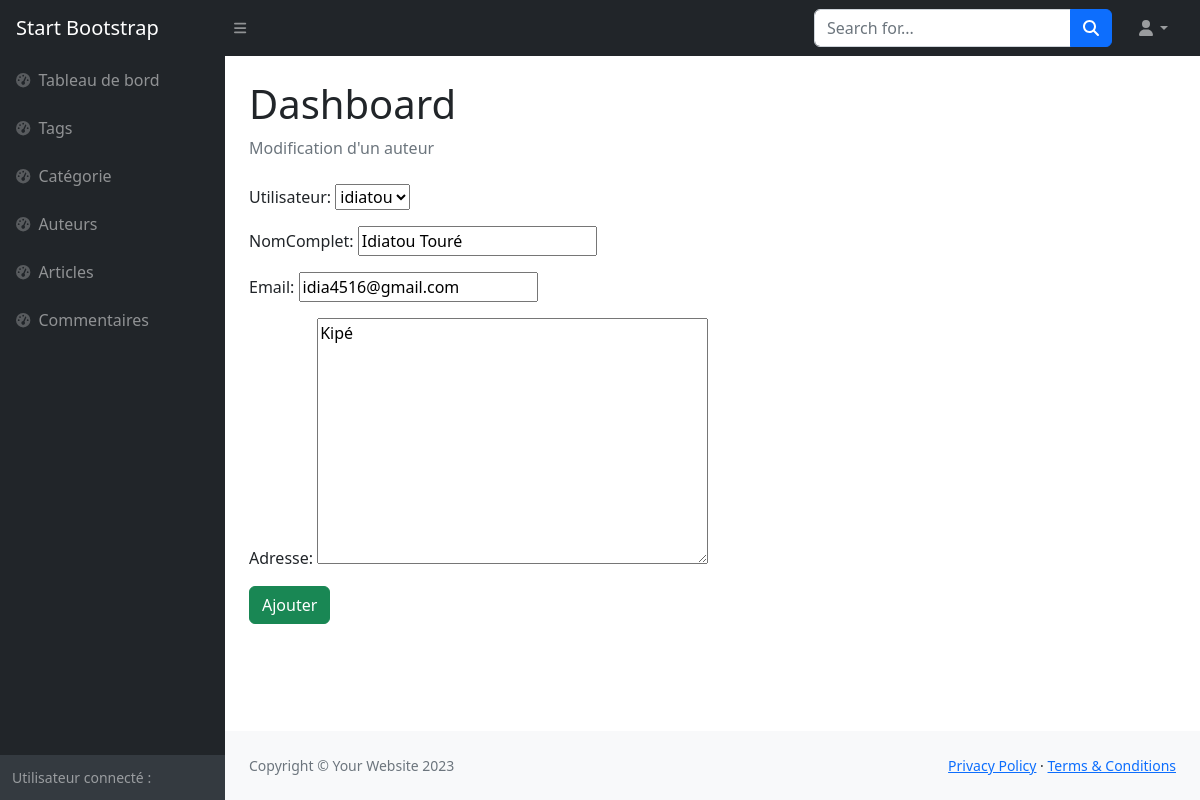
/dashboard/auteur/update/2/, run on the app's committed database.
### appblog/models.py (models this page shows, shortened)
class Auteur(models.Model):
    utilisateur = models.OneToOneField(User,on_delete=models.CASCADE,null=True,blank=True)
    nomComplet = models.CharField(max_length=150)
    email = models.EmailField(max_length=100)
    adresse = models.TextField()

### appblog/views.py (the view)
# urls.py: path('dashboard/auteur/update/<int:auteur_id>/', auteur_update, name='auteur_update'),
def auteur_update(request, auteur_id):
    auteur = Auteur.objects.get(id= auteur_id)
    form = AuteurForm(instance=auteur)
    if request.method == "POST":
        form = auteurForm(instance=auteur, data = request.POST, files= request.FILES)
        if form.is_valid():
            form.save()
            print("auteur modifié avec success")
            return redirect('auteur_liste')
    context = {
        'form' : form
    }
    return render(request, "blog/backoffice/auteur_update.html", context)

### appblog/forms.py
class AuteurForm(forms.ModelForm):
    class Meta:
        model = Auteur
        fields = "__all__"

### appblog/templates/blog/backoffice/auteur_update.html (shortened to what this page needs)
{% load static %}
<!DOCTYPE html>
<html lang="en">
    <head>
        <link href="https://cdn.jsdelivr.net/npm/simple-datatables@7.1.2/dist/style.min.css" rel="stylesheet" />
        <link href="{% static 'backoffice/css/styles.css' %}" rel="stylesheet" />
    </head>
    <body class="sb-nav-fixed">
        <nav class="sb-topnav navbar navbar-expand navbar-dark bg-dark">
            <a class="navbar-brand ps-3" href="index.html">Start Bootstrap</a>
            <button class="btn btn-link btn-sm order-1 order-lg-0 me-4 me-lg-0" id="sidebarToggle" href="#!"><i class="fas fa-bars"></i></button>
            <form class="d-none d-md-inline-block form-inline ms-auto me-0 me-md-3 my-2 my-md-0">
                <div class="input-group">
                    <input class="form-control" type="text" placeholder="Search for..." aria-label="Search for..." aria-describedby="btnNavbarSearch" />
                    <button class="btn btn-primary" id="btnNavbarSearch" type="button"><i class="fas fa-search"></i></button>
                </div>
            </form>
            <ul class="navbar-nav ms-auto ms-md-0 me-3 me-lg-4">
                <li class="nav-item dropdown">
                    <a class="nav-link dropdown-toggle" id="navbarDropdown" href="#" role="button" data-bs-toggle="dropdown" aria-expanded="false"><i class="fas fa-user fa-fw"></i></a>
                </li>
            </ul>
        </nav>
        <div id="layoutSidenav">
            <div id="layoutSidenav_nav">
                <nav class="sb-sidenav accordion sb-sidenav-dark" id="sidenavAccordion">
                    <div class="sb-sidenav-menu">
                        <div class="nav">
                            <a class="nav-link" href="{% url 'dashboard' %}">
                                <div class="sb-nav-link-icon"><i class="fas fa-tachometer-alt"></i></div>
                                Tableau de bord
                            </a>
                            <a class="nav-link" href="#">
                                <div class="sb-nav-link-icon"><i class="fas fa-tachometer-alt"></i></div>
                                Tags
                            </a>
                            <a class="nav-link" href="{% url 'categorie'%}">
                                <div class="sb-nav-link-icon"><i class="fas fa-tachometer-alt"></i></div>
                               Catégorie
                            </a>
                            <a class="nav-link" href="#">
                                <div class="sb-nav-link-icon"><i class="fas fa-tachometer-alt"></i></div>
                              Auteurs
                            </a>
                            <a class="nav-link" href="#">
                                <div class="sb-nav-link-icon"><i class="fas fa-tachometer-alt"></i></div>
                              Articles
                            </a>
                            <a class="nav-link" href="#">
                                <div class="sb-nav-link-icon"><i class="fas fa-tachometer-alt"></i></div>
                              Commentaires
                            </a>
                        </div>
                    </div>
                    <div class="sb-sidenav-footer">
                        <div class="small">Utilisateur connecté :</div>
                    </div>
                </nav>
            </div>
            <div id="layoutSidenav_content">
                <main>
                    <div class="container-fluid px-4">
                        <h1 class="mt-4">Dashboard</h1>
                        <ol class="breadcrumb mb-4">
                            <li class="breadcrumb-item active">Modification d'un auteur </li>
                        </ol>
                        <div class="row">
                            <div class="col-10">
                                <form method="post" enctype="multipart/form-data" >
                                    {{ form.as_p }}
                                    <input type="submit" value="Ajouter" class="btn btn-success">
                                </form>
                            </div>
                        </div>
                    </div>
                </main>
                <footer class="py-4 bg-light mt-auto">
                    <div class="container-fluid px-4">
                        <div class="d-flex align-items-center justify-content-between small">
                            <div class="text-muted">Copyright &copy; Your Website 2023</div>
                            <div>
                                <a href="#">Privacy Policy</a>
                                &middot;
                                <a href="#">Terms &amp; Conditions</a>
                            </div>
                        </div>
                    </div>
                </footer>
            </div>
        </div>
    </body>
</html>

### data on the page
Auteur: utilisateur "idiatou", nomComplet "Idiatou Touré", email "idia4516@gmail.com", adresse "Kipé"
